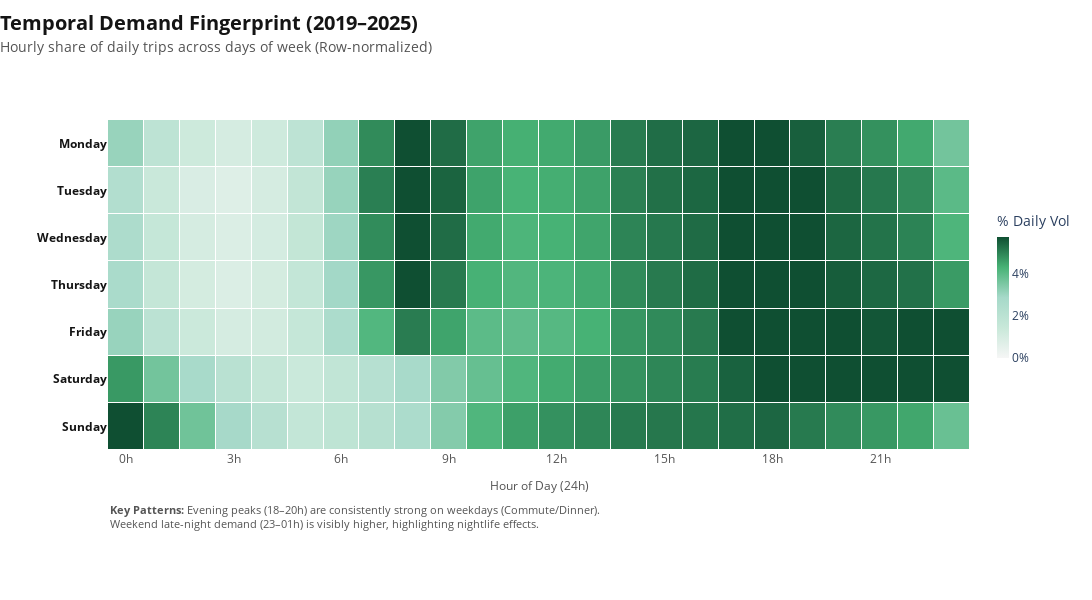

The notebook cell saved with this chart:
### Code cell
# =============================================================================
# FIGURE 2.2 — TEMPORAL FINGERPRINT HEATMAP (Refined: Uber Style Module)
# =============================================================================

FIG_NAME = "fig_1_3_temporal_fingerprint"

# ------------------------------------------------------------
# 0. LOAD / SAVE LOGIC
# ------------------------------------------------------------
try:
    fig, loaded = load_plot_if_exists(FIG_NAME)
except NameError:
    loaded = False

if not loaded:
    print(f"   🎨 Generating {FIG_NAME}...")

    # ------------------------------------------------------------
    # 1. PREPARE DATA
    # ------------------------------------------------------------
    # Logic: Create heatmap pivot table (Index=Day, Col=Hour, Value=% of Daily Trips)
    
    # Check if 'heatmap_normalized' exists, else create from 'time_pricing' or dummy
    if 'heatmap_normalized' not in locals():
        if 'time_pricing' in locals():
            df_temp = time_pricing.to_pandas() if hasattr(time_pricing, "to_pandas") else time_pricing.copy()
            # Pivot: Total trips by Hour and Day of Week
            heatmap_pivot = df_temp.pivot_table(
                index='day_of_week', 
                columns='hour', 
                values='trip_count', 
                aggfunc='sum'
            ).fillna(0)
            
            # Sort days of week
            days_order = ['Monday', 'Tuesday', 'Wednesday', 'Thursday', 'Friday', 'Saturday', 'Sunday']
            heatmap_pivot = heatmap_pivot.reindex(days_order)
            
            # Normalize row-wise: Each hour's % share of that day's total trips
            heatmap_normalized = heatmap_pivot.div(heatmap_pivot.sum(axis=1), axis=0) * 100
        else:
            # Dummy data generation for standalone execution
            print("   ⚠️ Generating dummy heatmap data")
            days = ['Monday', 'Tuesday', 'Wednesday', 'Thursday', 'Friday', 'Saturday', 'Sunday']
            hours = list(range(24))
            # Generate pattern with morning/evening peaks
            data = np.zeros((7, 24))
            for i in range(7):
                for h in range(24):
                    # Simulate commuter peaks (8am, 6pm) + weekend late night
                    val = np.random.uniform(1, 3)
                    if h in [8, 9, 17, 18, 19] and i < 5: val += 5
                    if h in [22, 23, 0, 1] and i >= 4: val += 6
                    data[i, h] = val
            
            heatmap_normalized = pd.DataFrame(data, index=days, columns=hours)
            heatmap_normalized = heatmap_normalized.div(heatmap_normalized.sum(axis=1), axis=0) * 100

    # ------------------------------------------------------------
    # 2. BUILD FIGURE
    # ------------------------------------------------------------
    fig = go.Figure()

    fig.add_trace(go.Heatmap(
        z=heatmap_normalized.values,
        x=list(heatmap_normalized.columns),
        y=list(heatmap_normalized.index),
        
        # --- FIX: Use the predefined Uber Sequential Scale directly ---
        colorscale=ub.uber_style_template["layout"]["colorscale"]["sequential"],
        
        zmin=0,
        # Cap zmax slightly lower than true max to enhance contrast for mid-range values
        zmax=heatmap_normalized.max().max() * 0.9, 
        
        # Minimalist Colorbar
        colorbar=dict(
            title=dict(text="% Daily Vol", side="top", font=dict(size=10, color=ub.GRAY_600)),
            tickformat=".0f",
            ticksuffix="%",
            ticks="",
            ticklen=0,
            thickness=10,
            len=0.5,
            x=1.02,
            outlinecolor=ub.GRAY_300,
            outlinewidth=0,
            tickfont=dict(size=10, color=ub.GRAY_600)
        ),
        
        # Hover Info
        hovertemplate=(
            "<b>%{y}</b> at <b>%{x}:00</b><br>"
            "Share: <b>%{z:.1f}%</b> of daily trips<br>"
            "<extra></extra>"
        ),
        
        # Grid effect via gap
        xgap=1,
        ygap=1
    ))

    # ------------------------------------------------------------
    # 3. UBER LAYOUT & STORYTELLING
    # ------------------------------------------------------------
    
    # Title: Descriptive with hierarchy
    formatted_title = ub.format_title(
        "Temporal Demand Fingerprint",
        "Hourly share of daily trips across days of the week (Row-normalized)"
    )

    fig.update_layout(
        template="uber",
        title=dict(text=formatted_title),
        width=1200,
        height=600,
        margin=dict(l=100, r=80, t=120, b=150), # Adjusted for footer
        
        # X-Axis (Hour)
        xaxis=dict(
            title="<b>Hour of Day (24h)</b>",
            tickmode='array',
            tickvals=list(range(0, 24, 3)), # Tick every 3 hours for cleanliness
            ticktext=[f"{h}h" for h in range(0, 24, 3)],
            showgrid=False,
            zeroline=False
        ),
        
        # Y-Axis (Day)
        yaxis=dict(
            title="", # Day names are self-explanatory
            autorange="reversed", # Monday at top
            showgrid=False
        )
    )

    # Insight Annotation (The "So What?")
    caption_text = (
        "<b>Key Patterns:</b> Evening peaks (18–20h) are consistently strong on weekdays (Commute/Dinner).<br>"
        "Weekend late-night demand (23–01h) is visibly higher, highlighting nightlife effects."
    )

    fig.add_annotation(
        x=0, y=-0.25,
        xref="paper", yref="paper",
        text=caption_text,
        showarrow=False,
        font=dict(size=12, color=ub.GRAY_600),
        align="left", xanchor="left"
    )

    # Branding Footer
    fig = ub.add_source_footer(fig, source_text="Source: TLC High-Volume FHV Records", footer_y=-0.32)
    fig = ub.add_uber_logo(fig, position="bottom_right", logo_y=-0.37)

    # ------------------------------------------------------------
    # 4. SAVE
    # ------------------------------------------------------------
    try:
        save_plot(fig, FIG_NAME)
        print(f"   ✅ {FIG_NAME} generated and saved")
    except NameError:
        print("   ⚠️ save_plot function not found. Skipping file save.")

fig.show()

### Figure 1 — Plotly figure (JSON) as saved in the notebook; plotly's stock layout.template omitted (floating-point values rounded to 4 significant figures; data arrays with more than 128 entries replaced by an {"elided": "..."} marker saying what was removed)
{"data": [{"colorbar": {"len": 0.5, "outlinecolor": "#E2E2E2", "outlinewidth": 0, "thickness": 12, "tickformat": ".0f", "ticklen": 0, "ticks": "", "ticksuffix": "%", "title": {"side": "top", "text": "% Daily Vol"}, "x": 1.02}, "colorscale": [[0, "#F6F6F6"], [0.25, "#C8E8D9"], [0.5, "#A6D9C9"], [0.75, "#47B275"], [1, "#0F4F32"]], "hovertemplate": "<b>%{y}</b> at <b>%{x}:00</b><br>Share: <b>%{z:.1f}%</b> of daily trips<br><extra></extra>", "type": "heatmap", "x": [0, 1, 2, 3, 4, 5, 6, 7, 8, 9, 10, 11, 12, 13, 14, 15, 16, 17, 18, 19, 20, 21, 22, 23], "xgap": 1, "y": ["Monday", "Tuesday", "Wednesday", "Thursday", "Friday", "Saturday", "Sunday"], "ygap": 1, "z": {"elided": "7x24 float values"}, "zmax": 5.795, "zmin": 0}], "layout": {"annotations": [{"align": "left", "font": {"color": "#545454", "size": 11}, "showarrow": false, "text": "<b>Key Patterns:</b> Evening peaks (18–20h) are consistently strong on weekdays (Commute/Dinner).<br>Weekend late-night demand (23–01h) is visibly higher, highlighting nightlife effects.", "x": 0, "xanchor": "left", "xref": "paper", "y": -0.25, "yref": "paper"}], "height": 600, "margin": {"b": 150, "l": 100, "r": 80, "t": 120}, "title": {"text": "<b style='font-size:20px; color:#141414'>Temporal Demand Fingerprint (2019–2025)</b><br><span style='font-size:14px; color:#545454'>Hourly share of daily trips across days of week (Row-normalized)</span>", "x": 0, "xanchor": "left", "y": 0.95}, "width": 1200, "xaxis": {"showgrid": false, "tickfont": {"color": "#545454"}, "tickmode": "array", "ticktext": ["0h", "3h", "6h", "9h", "12h", "15h", "18h", "21h"], "tickvals": [0, 3, 6, 9, 12, 15, 18, 21], "title": {"font": {"color": "#545454", "size": 12}, "text": "Hour of Day (24h)"}, "zeroline": false}, "yaxis": {"autorange": "reversed", "showgrid": false, "tickfont": {"color": "#141414", "size": 12, "weight": "bold"}, "title": {"text": ""}}}}
